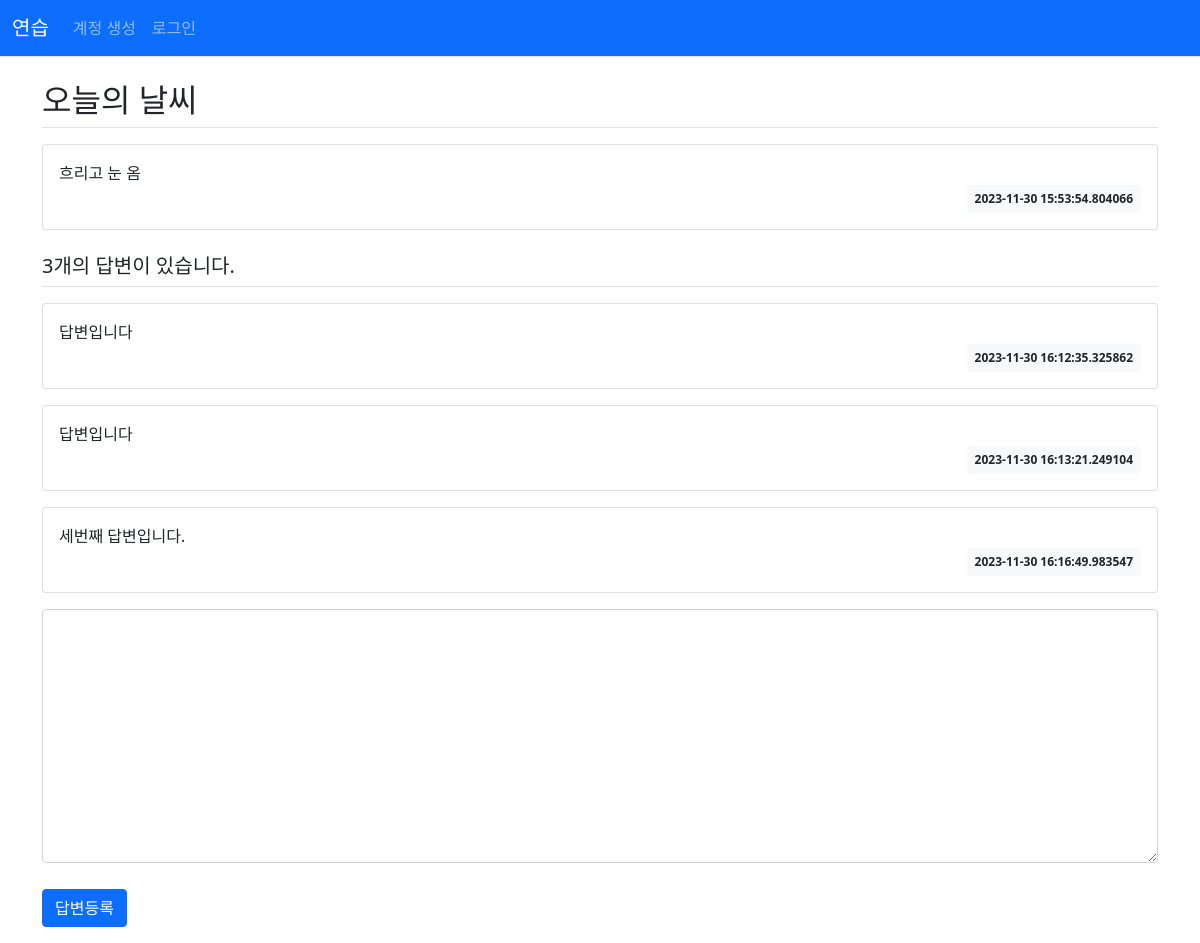
The app's page /question/detail/1/ with its own data.
### board/models.py (models this page shows)
class Question(db.Model):
    id = db.Column(db.Integer, primary_key=True)
    subject = db.Column(db.String(200), nullable=False)
    content = db.Column(db.Text(), nullable=False)
    create_date = db.Column(db.DateTime(), nullable=False)

class Answer(db.Model):
    id = db.Column(db.Integer, primary_key=True)
    question_id = db.Column(db.Integer, db.ForeignKey('question.id', ondelete='CASCADE'))
    content = db.Column(db.Text(), nullable=False)
    create_date = db.Column(db.DateTime(), nullable=False)
    question = db.relationship('Question', backref=db.backref('answer_set'))

### board/views/question_views.py (the view)
@bp.route('/detail/<int:question_id>/')
def detail(question_id):
    form = AnswerForm()
    question = Question.query.get_or_404(question_id)
    return render_template('question/question_detail.html', question=question, form=form)

### board/forms.py
class AnswerForm(FlaskForm):
    content = TextAreaField('내용', validators=[DataRequired('제목은 필수입력 항목입니다.')])

### board/views/auth_views.py (called while the page is built)
@bp.before_app_request
def load_logged_in_user():
    user_id = session.get('user_id')
    if user_id is None:
        g.user = None
    else:
        g.user = User.query.get(user_id)

### board/templates/question/question_detail.html (shortened to what this page needs)
{% extends 'base.html' %}
{% block content %}
<div class="container my-3">
    <h2 class="border-bottom py-2">{{ question.subject }}</h2>
    <div class="card my-3">
        <div class="card-body">
            <div class="card-text" style="white-space: pre-line;">{{ question.content }}</div>
            <div class="d-flex justify-content-end">
                <div class="badge bg-light text-dark p-2">
                    {{ question.create_date }}
                </div>
            </div>
        </div>
    </div>
    <h5 class="border-bottom my-3 py-2">{{ question.answer_set|length }}개의 답변이 있습니다.</h5>
    {% for answer in question.answer_set %}
    <div class="card my-3">
        <div class="card-body">
            <div class="card-text" style="white-space: pre-line;">{{ answer.content }}</div>
            <div class="d-flex justify-content-end">
                <div class="badge bg-light text-dark p-2">
                    {{ answer.create_date }}
                </div>
            </div>
        </div>
    </div>
    {% endfor %}
    <form action="{{ url_for('answer.create', question_id=question.id) }}" method="post" class="my-3">
        <div class="mb-3">
            <textarea name="content" id="content" class="form-control" rows="10"></textarea>
        </div>
        <input type="submit" value="답변등록" class="btn btn-primary">
    </form>
</div>
{% endblock %}

### board/templates/base.html (shortened to what this page needs)
<!DOCTYPE html>
<html lang="en">
<head>
    <link rel="stylesheet" href="{{ url_for('static', filename='bootstrap.min.css') }}">
    <link rel="stylesheet" href="{{ url_for('static', filename='style.css') }}">
</head>
<body>
{% include "navbar.html" %}
{% block content %}
{% endblock %}
</body>
</html>

### board/templates/navbar.html (shortened to what this page needs)
<nav class="navbar navbar-expand-lg navbar-dark bg-primary border-bottom">
    <div class="container-fluid">
        <a class="navbar-brand" href="{{ url_for('main.index') }}">연습</a>
        <div class="collapse navbar-collapse" id="navbarSupportedContent">
            {% if g.user %}
                <ul class="navbar-nav">
                    <li class="nav-item">
                        <a class="nav-link" href="{{ url_for('auth.logout') }}">{{ g.user.username }} 로그아웃</a>
                    </li>
                </ul>
            {% else %}
            <ul class="navbar-nav me-auto mb-2 mb-lg-0">
                <li class="nav-item">
                    <a class="nav-link" href="{{ url_for('auth.signup') }}">계정 생성</a>
                </li>
                <li class="nav-item">
                    <a class="nav-link" href="{{ url_for('auth.login') }}">로그인</a>
                </li>
            </ul>
            {% endif %}
        </div>
    </div>
</nav>

### board/static/style.css (style rules this page uses)
textarea { width:100%; }
input[type=submit] { margin-top:10px; }

### records on screen
Question: subject "오늘의 날씨", content "흐리고 눈 옴", create_date "2023-11-30 15:53:54.804066"
Answer: content "답변입니다", create_date "2023-11-30 16:12:35.325862"
Answer: content "답변입니다", create_date "2023-11-30 16:13:21.249104"
Answer: content "세번째 답변입니다.", create_date "2023-11-30 16:16:49.983547"

### other values on screen
{{ question.answer_set|length }} "3"
